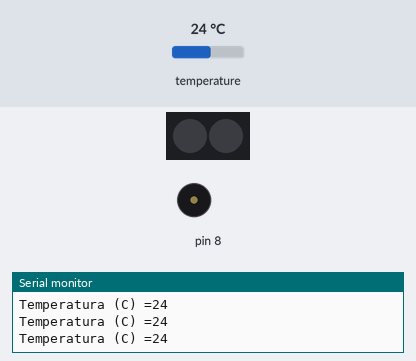
Bench run of a sketch on a simulated Arduino Uno, built with avr-gcc and run on an emulated ATmega328P. Shown: 2 RGB LEDs in strip order, left to right, buzzer (waves = sounding), the last lines printed to the serial monitor. The test bench sets the inputs (shaded band); at power-on: temperature 24 °C. Dim RGB values are drawn brighter than linear; the strip is taken to match the declared colour order.

Above: at 1.2 s.
1.3 s: temperature set to 29.2 °C
2.8 s: temperature set to 30.8 °C
At 3.5 s:
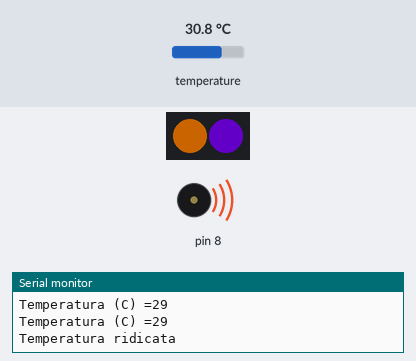
Timing chart, 0 to 11.8 s (numbered marks = the images above; inputs shaded):
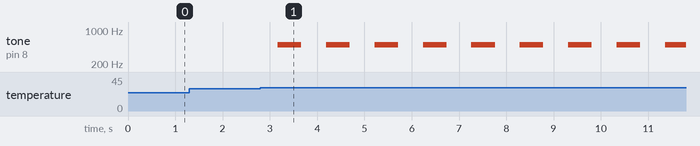

Measured:
- the behaviour switches between 29.9 and 30 °C on temperature (found by bisection; images 0 and 1)
- after the input at 2.8 s, tone on pin 8: alternates 500 Hz for 0.50 s and silent for 0.52 s, starting after 0.37 s

The sketch:

sketch_may22d.ino
```cpp
#include "MeMCore.h"
#include <Adafruit_NeoPixel.h>
MeHumiture x(PORT_2);
MeBuzzer y;
Adafruit_NeoPixel pix(2, 13, NEO_RGB+NEO_KHZ800);
void setup() {
  // put your setup code here, to run once:
 Serial.begin(9600);
 pix.begin();
}

void loop() {
  // put your main code here, to run repeatedly:
 x.update();
if (x.getTemperature() > 29){
  pix.setPixelColor(0, pix.Color(102, 51, 0));
  pix.setPixelColor(1, pix.Color(49, 0, 99));
  pix.show();
  Serial.println("Temperatura ridicata");
  y.tone(500, 500);
} else {
  pix.setPixelColor(0, pix.Color(0, 0, 0));
  pix.setPixelColor(1, pix.Color(0, 0, 0));
  pix.show();
}
 Serial.print("Temperatura (C) =");
 Serial.println(x.getTemperature());
 delay(500);
}
```
